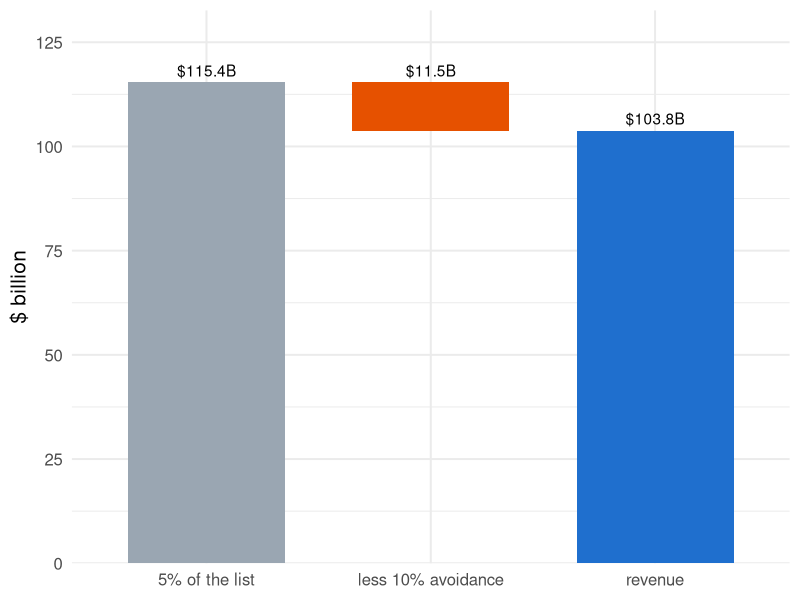
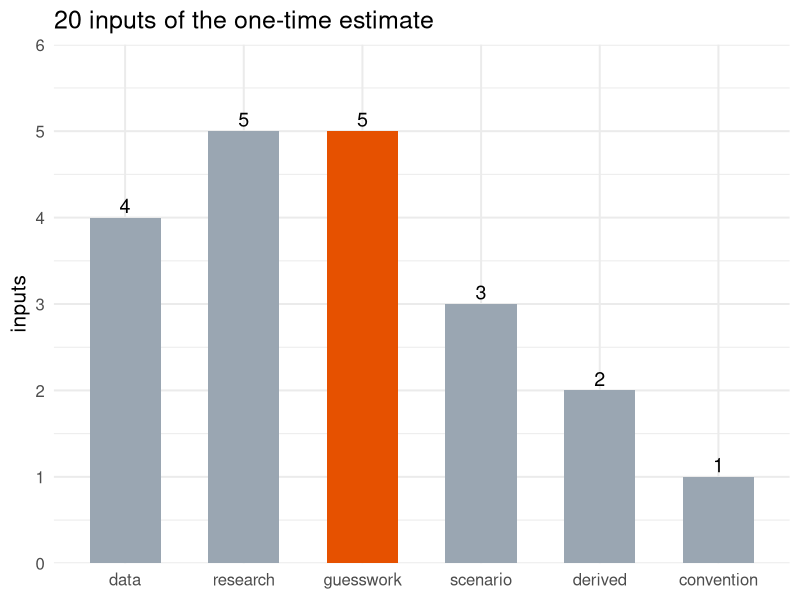
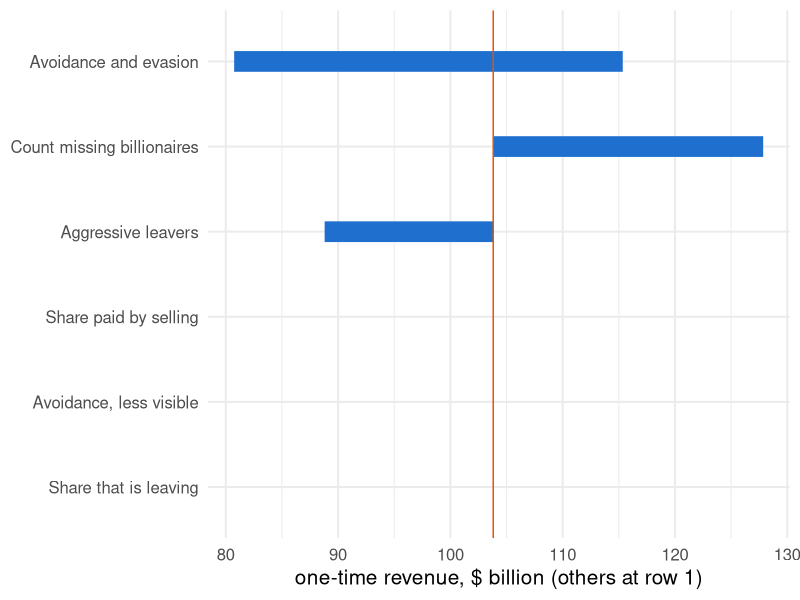

Write the R code that produced these figures, in order.
## ---- chunk 1
knitr::opts_chunk$set(
  echo = FALSE, fig.align = "center",
  fig.width = 10, fig.height = 4.2, dpi = 150,
  message = FALSE, warning = FALSE
)
library(ggplot2)
theme_set(theme_minimal(base_size = 15))

# Every number in this deck is read from the CSVs the targets pipeline writes
# (bsz-analysis/_targets.R: site_tab5_csv, site_inputs_csv,
# site_grid_csv, site_leavers_csv). Nothing below is retyped.
t5  <- read.csv("../data/tab5.csv")
ins <- read.csv("../data/inputs.csv", stringsAsFactors = FALSE)
grd <- read.csv("../data/grid.csv")
lv  <- read.csv("../data/leavers.csv", stringsAsFactors = FALSE)
tst <- read.csv("../data/test-results.csv", stringsAsFactors = FALSE)
W0 <- t5$wealth[1]; n0 <- t5$n_billionaires[1]
C  <- -t5$annual_ca_inctax_loss[1] / 0.05
a  <- t5$avoidance_rate[1]; m <- 0.5   # alpha and the movers' share of it (inputs.csv)
stopifnot(abs(a - 0.10) < 1e-9, abs(-a * m * C - t5$annual_ca_inctax_loss[1]) < 1e-9)
pct <- function(x, d = 0) paste0(formatC(100 * x, format = "f", digits = d), "%")
par <- read.csv("../data/pareto.csv"); ps <- read.csv("../data/pareto-summary.csv")
a_s <- 0.20                       # avoidance for the added, less visible fortunes (inputs.csv)
dW  <- t5$wealth[2] - W0          # wealth row 2 adds to the 1 July base
add_tax <- 0.05 * (1 - a_s) * dW; phase <- 0.025 * ps$fraction_in_phasein * dW
stopifnot(abs(t5$wealth_tax_revenue[1] + add_tax - phase - t5$wealth_tax_revenue[2]) < 1e-6)
bn <- function(x, d = 1) formatC(x, format = "f", digits = d, big.mark = ",")
row1 <- with(grd, avoidance == 0.10 & mobility_share == 0.5 & avoidance_small == 0.2 &
                  abs(sell_share - 1/3) < 1e-9 & pareto == 0 & leavers == 0)
## ---- chunk 2
d <- data.frame(
  step = factor(c("5% of the list", "less 10% avoidance", "revenue"),
                levels = c("5% of the list", "less 10% avoidance", "revenue")),
  value = c(0.05 * W0, -(0.05 * W0 - t5$wealth_tax_revenue[1]), t5$wealth_tax_revenue[1]))
d$start <- c(0, 0.05 * W0, 0); d$end <- d$start + d$value
ggplot(d, aes(x = step, xmin = as.numeric(step) - 0.35, xmax = as.numeric(step) + 0.35,
              ymin = start, ymax = end, fill = step)) +
  geom_rect() +
  geom_text(aes(y = pmax(start, end), label = paste0("$", bn(abs(value)), "B")), vjust = -0.5) +
  scale_y_continuous(expand = expansion(mult = c(0, 0.15))) +
  scale_fill_manual(values = c("#9aa6b2", "#e65100", "#1f6fce"), guide = "none") +
  labs(x = NULL, y = "$ billion")
## ---- chunk 3
x <- par[par$threshold_b %in% c(10, 4.5, 3, 2, 1), ]
x <- x[order(-x$threshold_b), ]
knitr::kable(data.frame(
  Cutoff = paste0("$", x$threshold_b, "B"),
  People = x$n_above_threshold_emp,
  Wealth = bn(x$wealth_above_threshold, 0),
  Average = paste0("$", bn(x$wealth_above_threshold / x$n_above_threshold_emp, 2), "B"),
  b = bn(x$pareto_b_emp, 2)),
  format = "html", align = "lrrrr", table.attr = 'style="font-size:80%"',
  col.names = c("Cutoff", "People above it", "Their wealth, $B", "Average fortune", "b"))
## ---- chunk 4
x <- lv
x$name <- tools::toTitleCase(x$name)
x$timing <- ifelse(grepl("^pre", x$timing), "before 1 Jan", "later")
x$wealth <- bn(x$wealth)
x$annual_inctax_loss <- bn(x$annual_inctax_loss, 3)
names(x) <- c("Person", "Left", "Wealth $B", "Inc. tax lost $B/yr")
knitr::kable(x, format = "html", align = "llrr")
## ---- chunk 5
lev <- c("data", "research", "guesswork", "scenario", "derived", "convention")
cnt <- as.data.frame(table(factor(ins$origin, levels = lev)))
ggplot(cnt, aes(x = Var1, y = Freq, fill = Var1 == "guesswork")) +
  geom_col(width = 0.6) + geom_text(aes(label = Freq), vjust = -0.3, size = 5) +
  scale_y_continuous(expand = expansion(mult = c(0, 0.2))) +
  scale_fill_manual(values = c("#9aa6b2", "#e65100"), guide = "none") +
  labs(x = NULL, y = "inputs", title = paste(nrow(ins), "inputs of the one-time estimate"))
## ---- chunk 6
keys <- c(avoidance = "Avoidance and evasion", mobility_share = "Share that is leaving",
          avoidance_small = "Avoidance, less visible", sell_share = "Share paid by selling",
          pareto = "Count missing billionaires", leavers = "Aggressive leavers")
base <- grd[row1, ]
rows <- do.call(rbind, lapply(names(keys), function(k) {
  keep <- Reduce(`&`, lapply(setdiff(names(keys), k), function(o) abs(grd[[o]] - base[[o]]) < 1e-9))
  data.frame(input = keys[[k]], lo = min(grd$wealth_tax_revenue[keep]),
             hi = max(grd$wealth_tax_revenue[keep]))
}))
rows$input <- factor(rows$input, levels = rows$input[order(rows$hi - rows$lo)])
guess <- c("Avoidance and evasion", "Share that is leaving", "Avoidance, less visible",
           "Share paid by selling", "Aggressive leavers")   # origin labels: data/inputs.csv
movers <- as.character(rows$input[rows$hi - rows$lo > 1e-9 & rows$input %in% guess])
ggplot(rows, aes(y = input)) +
  geom_segment(aes(x = lo, xend = hi, yend = input), linewidth = 7, colour = "#1f6fce") +
  geom_vline(xintercept = base$wealth_tax_revenue, colour = "#e65100") +
  labs(x = "one-time revenue, $ billion (others at row 1)", y = NULL)
